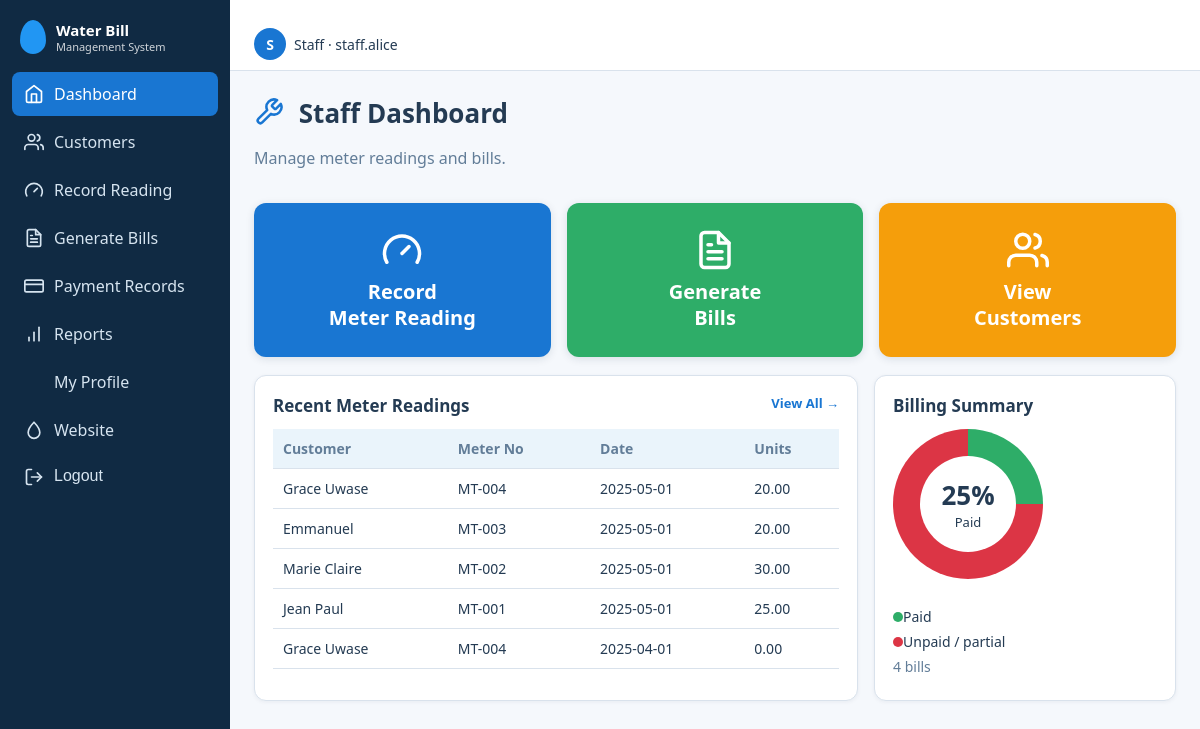
The page /index.php?r=dashboard/index (signed in) on the database its author committed.
### tables this page shows
CREATE TABLE meter_readings (
  reading_id   INT UNSIGNED NOT NULL AUTO_INCREMENT,
  customer_id  INT UNSIGNED NOT NULL,
  reading_date DATE NOT NULL,
  meter_value  DECIMAL(12,2) NOT NULL,               
  units_used   DECIMAL(12,2) NOT NULL DEFAULT 0,     
  reader_id    INT UNSIGNED NOT NULL,
  status       ENUM('Accepted','Voided') NOT NULL DEFAULT 'Accepted',
  note         VARCHAR(255) NULL,
  created_at   TIMESTAMP NOT NULL DEFAULT CURRENT_TIMESTAMP,
  PRIMARY KEY (reading_id),
  KEY idx_readings_customer_date (customer_id, reading_date),
  KEY idx_readings_reader (reader_id)
);

### app/core/Controller.php (called while the page is built, shortened)
<?php
abstract class Controller {
    protected function view(string $__view, array $__data = []): void {
        $__layout = APP_ROOT . '/app/views/layout/' . ($__data['layout'] ?? (user() ? 'app' : 'auth')) . '.php';
        extract($__data, EXTR_SKIP);
        require $__layout;
    }
}

### app/controllers/DashboardController.php (called while the page is built)
<?php
class DashboardController extends Controller {
    function index() {
        $u = $this->need('admin', 'staff', 'customer'); $d = ['title' => ucfirst($u['role']) . ' Dashboard'];
        $S = fn(string $q, array $p = []) => (int)Model::scalar($q, $p);
        if ($u['role'] === 'admin') {
            $d += ['customers' => $S('SELECT COUNT(*) FROM customers'), 'bills' => $S('SELECT COUNT(*) FROM bills'), 'payN' => $S("SELECT COUNT(*) FROM payments WHERE status='Completed'"),
                'readN' => $S('SELECT COUNT(*) FROM meter_readings'), 'paidN' => $S("SELECT COUNT(*) FROM bills WHERE status='Paid'"), 'openN' => $S("SELECT COUNT(*) FROM bills WHERE status IN ('Unpaid','Partially Paid')"),
                'overdue' => $S("SELECT COUNT(*) FROM bills WHERE status IN ('Unpaid','Partially Paid') AND due_date<CURDATE()"), 'pendingPay' => Bill::pendingCount(),
                'rev' => array_reverse(Model::q("SELECT DATE_FORMAT(payment_date,'%Y-%m') m, SUM(amount_paid) t FROM payments WHERE status='Completed' GROUP BY m ORDER BY m DESC LIMIT 6")->fetchAll()),
                'acts' => Model::q('SELECT action,details,created_at FROM audit_logs ORDER BY log_id DESC LIMIT 5')->fetchAll()];
        } elseif ($u['role'] === 'staff') {
            $tot = $S("SELECT COUNT(*) FROM bills WHERE status<>'Cancelled'"); $paid = $S("SELECT COUNT(*) FROM bills WHERE status='Paid'");
            $d += ['readings' => Reading::recent(5), 'pct' => $tot ? (int)round($paid / $tot * 100) : 0, 'tot' => $tot, 'pendingPay' => Bill::pendingCount()];
        } else {
            $c = Customer::byUser($u['id']); $d += ['cust' => $c];
            if ($c) $d += ['bills' => Bill::list((int)$c['customer_id']), 'last' => Reading::last((int)$c['customer_id']), 'pays' => Bill::paymentsAll((int)$c['customer_id'])];
        }
        $this->view('dashboard/' . $u['role'], $d);
    }
}

### public/index.php (called while the page is built, shortened)
<?php
require __DIR__ . '/../app/helpers/core.php';
$r = trim((string)($_GET['r'] ?? (user() ? 'dashboard/index' : 'home/index')), '/');
[$c, $a] = array_pad(explode('/', $r, 2), 2, 'index');
try {
    (new $cls)->$a();
} catch (Throwable $t) { error_log((string)$t); http_response_code(500); (new ErrorController)->failure(); }

### app/config/database.php (called while the page is built)
<?php
function db(): PDO {
    static $pdo = null;
    if ($pdo) return $pdo;
    $f = __DIR__ . '/database.local.php';
    $c = is_file($f) ? require $f : ['host'=>'127.0.0.1','name'=>'water_bill_management','user'=>'root','pass'=>''];
    try {
        $pdo = new PDO("mysql:host={$c['host']};dbname={$c['name']};charset=utf8mb4", $c['user'], $c['pass'], [
            PDO::ATTR_ERRMODE => PDO::ERRMODE_EXCEPTION,
            PDO::ATTR_DEFAULT_FETCH_MODE => PDO::FETCH_ASSOC,
            PDO::ATTR_EMULATE_PREPARES => false,
        ]);
    } catch (PDOException $e) {
        error_log($e->getMessage());
        http_response_code(500);
        exit('Database connection failed. Check app/config/database.php');
    }
    return $pdo;
}

### app/core/Model.php (called while the page is built)
<?php
abstract class Model {
    public static function q(string $sql, array $p = []): PDOStatement { $s = db()->prepare($sql); $s->execute($p); return $s; }
    public static function scalar(string $sql, array $p = []) { return self::q($sql, $p)->fetchColumn(); }
}

### app/models/Reading.php (called while the page is built, shortened)
<?php
class Reading extends Model {
    static function recent(int $n = 30, ?int $cid = null, string $from = '', string $to = ''): array {
        $w = []; $p = [];
        return self::q("SELECT r.*,c.full_name,c.meter_no,u.username reader,(SELECT MAX(x.reading_id) FROM meter_readings x WHERE x.customer_id=r.customer_id AND x.status='Accepted') latest_id,(SELECT COUNT(*) FROM bills bb WHERE bb.reading_id=r.reading_id) billed FROM meter_readings r JOIN customers c USING(customer_id) JOIN users u ON u.user_id=r.reader_id" . ($w ? ' WHERE ' . implode(' AND ', $w) : '') . ' ORDER BY r.reading_date DESC, r.reading_id DESC LIMIT ' . (int)$n, $p)->fetchAll();
    }
}

### app/views/dashboard/staff.php (the view, shortened to what this page needs)
<div class="head"><div><h1><?= icon('wrench') ?> Staff Dashboard</h1><p class="muted">Manage meter readings and bills.</p></div></div>
<div class="cards three"><a class="card-stat big c-blue" href="<?= url('readings') ?>"><?= icon('gauge') ?>Record<br>Meter Reading</a><a class="card-stat big c-green" href="<?= url('bills') ?>"><?= icon('file') ?>Generate<br>Bills</a><a class="card-stat big c-orange" href="<?= url('customers') ?>"><?= icon('users') ?>View<br>Customers</a></div>
<div class="grid2"><div class="panel"><h2>Recent Meter Readings <a class="more" href="<?= url('readings') ?>">View All →</a></h2><div class="tw"><table><tr><th>Customer</th><th>Meter No</th><th>Date</th><th>Units</th></tr>
<?php foreach ($readings as $r): ?><tr><td><?= e($r['full_name']) ?></td><td><?= e($r['meter_no']) ?></td><td><?= e($r['reading_date']) ?></td><td><?= e($r['units_used']) ?></td></tr><?php endforeach; ?></table></div></div>
<div class="panel"><h2>Billing Summary</h2><div class="donutwrap"><div class="donut" style="background:conic-gradient(var(--ok) 0 <?= (int)$pct ?>%,var(--err) <?= (int)$pct ?>% 100%)"><div><b><?= (int)$pct ?>%</b>Paid</div></div>
<ul class="legend"><li><i class="dot ok"></i>Paid</li><li><i class="dot err"></i>Unpaid / partial</li><li class="muted"><?= (int)$tot ?> bills</li></ul></div></div></div>

### public/assets/css/style.css (style rules this page uses)
:root { --primary:#1976D2;--navy:#102A43;--sec:#2196F3;--light:#EAF4FB;--bg:#F5F8FC;--text:#243B53;--muted:#627D98;--ok:#2EAD68;--warn:#F59E0B;--err:#DC3545;--border:#D9E2EC }
* { box-sizing:border-box }
body { margin:0;font-family:Segoe UI,Roboto,Arial,sans-serif;background:var(--bg);color:var(--text);overflow-x:hidden }
a { color:var(--primary) }
h1 { margin:0 0 4px;font-size:26px }
h2 { font-size:17px;margin:0 0 12px }
.muted { color:var(--muted) }
.cards { display:grid;grid-template-columns:repeat(auto-fit,minmax(180px,1fr));gap:16px;margin:18px 0 }
.card-stat { border-radius:12px;color:#fff;padding:18px;text-align:center;box-shadow:0 2px 8px rgba(16,42,67,.12);text-decoration:none;display:block }
.c-blue { background:var(--primary) }
.c-green { background:var(--ok) }
.c-orange { background:var(--warn) }
.panel { background:#fff;border:1px solid var(--border);border-radius:12px;padding:18px;box-shadow:0 1px 4px rgba(16,42,67,.06);margin-bottom:16px }
.grid2 { display:grid;grid-template-columns:2fr 1fr;gap:16px }
table { width:100%;border-collapse:collapse;font-size:14px }
th,td { text-align:left;padding:10px;border-bottom:1px solid var(--border) }
th { color:var(--muted);font-weight:600 }
.tw { overflow-x:auto }
.head { display:flex;justify-content:space-between;align-items:flex-start;gap:12px;flex-wrap:wrap }
.card-stat { transition:transform .15s }
th { background:var(--light) }
.card-stat.big { font-size:20px;font-weight:700;padding:26px;line-height:1.3 }
.cards.three { grid-template-columns:repeat(auto-fit,minmax(200px,1fr)) }
.more { float:right;font-size:13px;font-weight:600;text-decoration:none }
.dot { width:10px;height:10px;border-radius:50%;margin-top:5px;flex:none;display:inline-block }
.dot.ok { background:var(--ok) }
.dot.err { background:var(--err) }
.donutwrap { display:flex;gap:22px;align-items:center;flex-wrap:wrap }
.donut { width:150px;height:150px;border-radius:50%;display:grid;place-items:center }
.donut>div { width:96px;height:96px;background:#fff;border-radius:50%;display:grid;place-content:center;text-align:center;font-size:13px }
.donut b { font-size:26px }
.legend { list-style:none;padding:0;margin:0;font-size:14px }
.legend li { margin:6px 0 }
html { scroll-behavior:smooth }

### rows shown on the page
meter_readings: full_name "Grace Uwase", meter_no "MT-004", reading_date "2025-05-01", units_used "20.00"
meter_readings: full_name "Emmanuel", meter_no "MT-003", reading_date "2025-05-01", units_used "20.00"
meter_readings: full_name "Marie Claire", meter_no "MT-002", reading_date "2025-05-01", units_used "30.00"
meter_readings: full_name "Jean Paul", meter_no "MT-001", reading_date "2025-05-01", units_used "25.00"
meter_readings: full_name "Grace Uwase", meter_no "MT-004", reading_date "2025-04-01", units_used "0.00"

### other values the page prints
$n1 "Water Bill"
$n2 "Management System"
$l "Dashboard"
$l "Customers"
$l "Record Reading"
$l "Generate Bills"
$l "Payment Records"
$l "Reports"
$l "My Profile"
$u['username'][0] "S"
$u['role'] "Staff"
$u['username'] "staff.alice"
$pct "25"
$tot "4"
